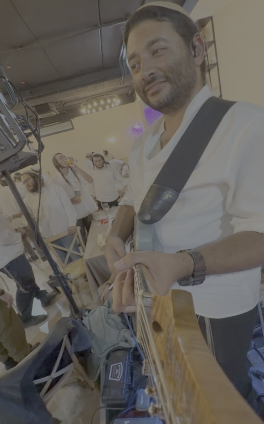
#> input picture calib/codes_pq.png, 264 x 424 px
$ python gen.py codes_hlg.png codes_pq.png
#> lines starting #> are read from the running program, lines starting #| are printed output that depends on the picture; after the words box and inside, x2 and y2 are one past the last pixel; in counts of white or black regions, pixels touching at a corner belong together
"""Generate a calibration master video for sampling CapCut filters.

Layout (1080x1920, vertical):
  - 32px cells, 33 columns x 60 rows, left/right margin 12px.
  - row 0  : alignment marker (alternating black/white cells)
  - row 59 : page id bits (cells 0..7 encode page number, white=1) + fixed pattern
  - rows 1..58 : color patches, 33*58 = 1914 per page
  - pages 0..2 hold the 17^3 = 4913 lattice colors (r fastest, then g, then b)
  - page 3: verification image (user's reference frame) + gray ramp
Each page is held for 3 seconds.
"""
import sys
import numpy as np
from PIL import Image

W, H, C = 1080, 1920, 32
COLS, ROWS = 33, 60
X0 = (W - COLS * C) // 2  # 12
N = 17
LEVELS = np.round(np.arange(N) * 255 / (N - 1)).astype(np.uint8)
PER_PAGE = COLS * (ROWS - 2)


def lattice():
    idx = np.arange(N ** 3)
    r, g, b = idx % N, (idx // N) % N, idx // (N * N)
    return np.stack([LEVELS[r], LEVELS[g], LEVELS[b]], 1)


def cell(img, row, col, rgb):
    y, x = row * C, X0 + col * C
    img[y:y + C, x:x + C] = rgb


def markers(img, page):
    for col in range(COLS):
        cell(img, 0, col, 255 if col % 2 == 0 else 0)
    for col in range(COLS):
        if col < 8:
            v = 255 if (page >> col) & 1 else 0
        else:
            v = 255 if col % 2 == 1 else 0
        cell(img, ROWS - 1, col, v)


def patch_pages():
    cols = lattice()
    pages = []
    for p in range(int(np.ceil(len(cols) / PER_PAGE))):
        img = np.full((H, W, 3), 128, np.uint8)
        chunk = cols[p * PER_PAGE:(p + 1) * PER_PAGE]
        for i, rgb in enumerate(chunk):
            cell(img, 1 + i // COLS, i % COLS, rgb)
        markers(img, p)
        pages.append(img)
    return pages


def verify_page(ref_path, page):
#> called with ref_path = 'codes_pq.png', page = 3
    img = np.full((H, W, 3), 0, np.uint8)
    ref = Image.open(ref_path).convert('RGB').crop((300, 40, 900, 1100)).resize((COLS * C, 1696), Image.LANCZOS)
#> ref: PIL image 1056x1696 RGB; every value is 0
    img[C:C + 1696, X0:X0 + COLS * C] = np.asarray(ref)
#> img: shape (1920, 1080, 3); every value is 0
    # gray ramp + saturated ramps under the photo
    y0 = C + 1696
    ramp = np.linspace(0, 255, COLS * C).astype(np.uint8)
    img[y0:y0 + 64, X0:X0 + COLS * C] = ramp[None, :, None]
    hue = np.zeros((COLS * C, 3), np.uint8)
    for i in range(COLS * C):
        t = i / (COLS * C) * 6
        k = int(t) % 6
        f = t - int(t)
        hue[i] = [(1, 1 - f, 0, 0, f, 1)[k] * 255, (f, 1, 1, 1 - f, 0, 0)[k] * 255, (0, 0, f, 1, 1, 1 - f)[k] * 255]
    img[y0 + 64:y0 + 128, X0:X0 + COLS * C] = hue[None]
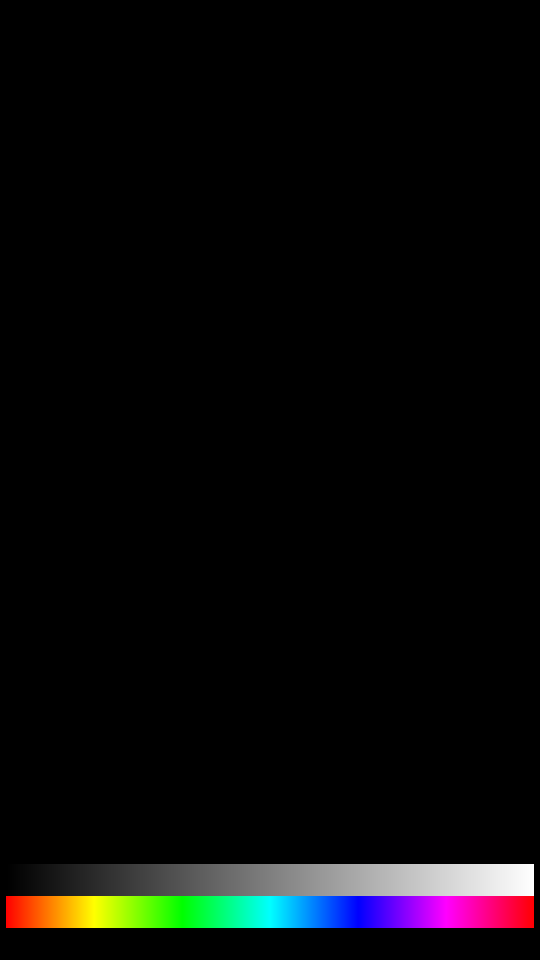
#> img: shape (1920, 1080, 3) (shown at 1/2 size); mean R, G, B 8.3, 8.3, 8.3
    markers(img, page)
#> call 4 of markers, with page = 3
#> after the loop in markers (call 4), `for col in range(COLS):`:
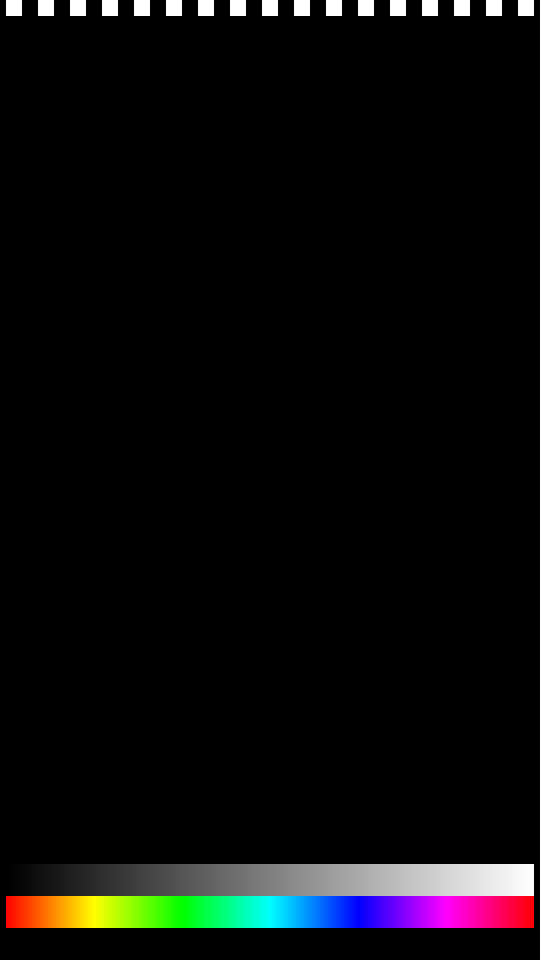
#> img: shape (1920, 1080, 3) (shown at 1/2 size); 0.84% of pixels changed, all inside (x1, y1, x2, y2) = (12, 0, 1068, 32)
#> after the loop in markers (call 4), `for col in range(COLS):`:
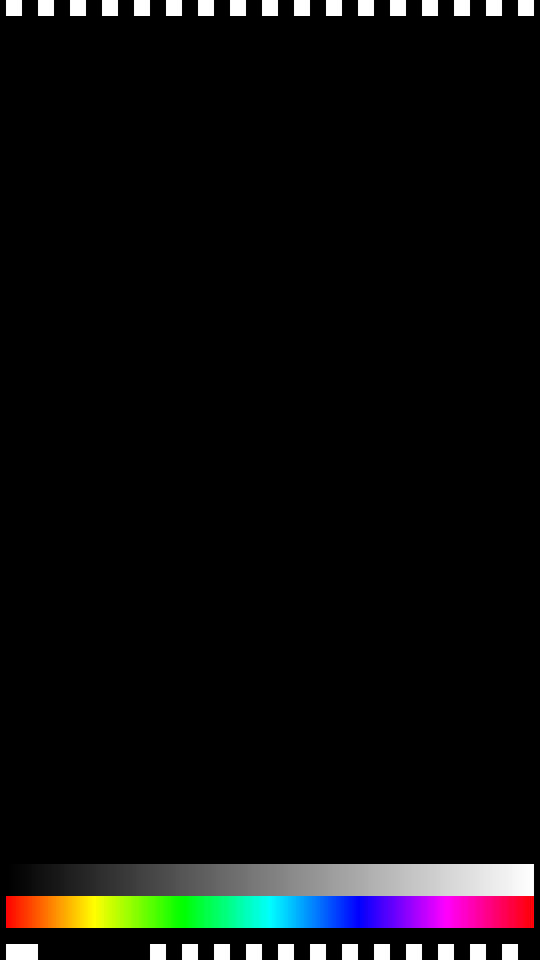
#> img: shape (1920, 1080, 3) (shown at 1/2 size); 0.69% of pixels changed, all inside (x1, y1, x2, y2) = (12, 1888, 1036, 1920)
    return img


if __name__ == '__main__':
    out, ref = sys.argv[1], sys.argv[2]
    pages = patch_pages()
    pages.append(verify_page(ref, len(pages)))
    for i, p in enumerate(pages):
        Image.fromarray(p).save(f'{out}/page{i}.png')
#> this loop made 4 passes
#> pass 1, `Image.fromarray(p).save(f'{out}/page{i}.png')`:
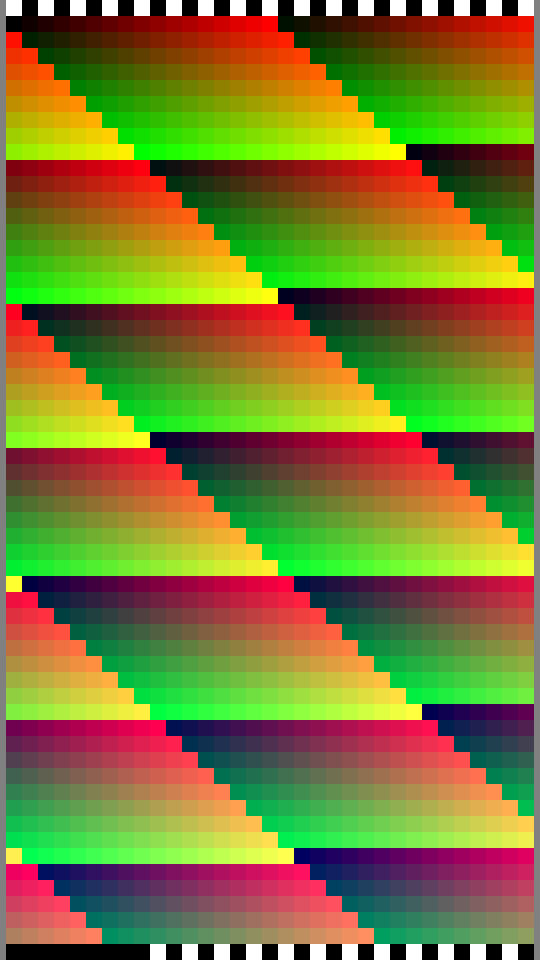
#> saved as page0.png: PIL image 1080x1920 RGB (shown at 1/2 size); mean R, G, B 126.8, 122.5, 49.3
#> pass 2, `Image.fromarray(p).save(f'{out}/page{i}.png')`:
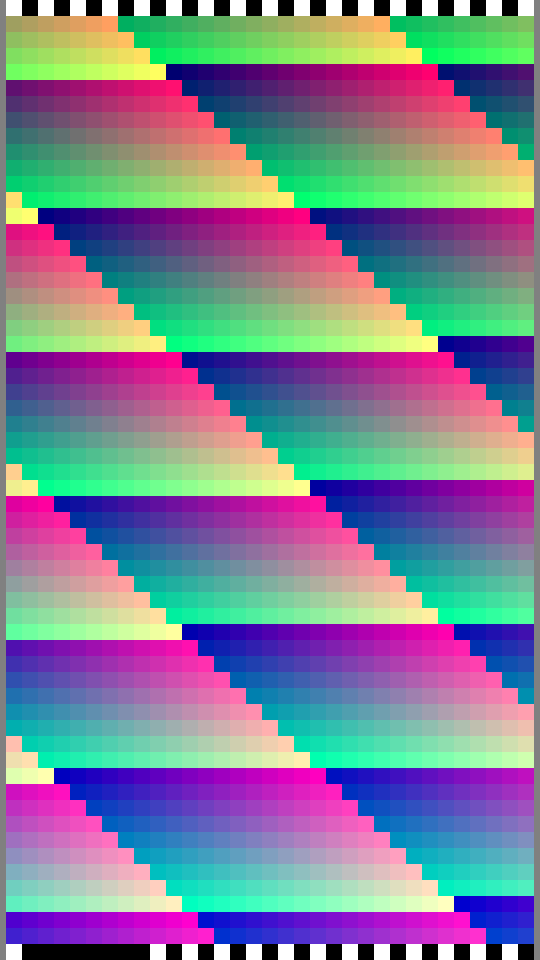
#> saved as page1.png: PIL image 1080x1920 RGB (shown at 1/2 size); mean R, G, B 127.3, 128.1, 148.6
    print(len(pages), 'pages')
#| 4 pages
